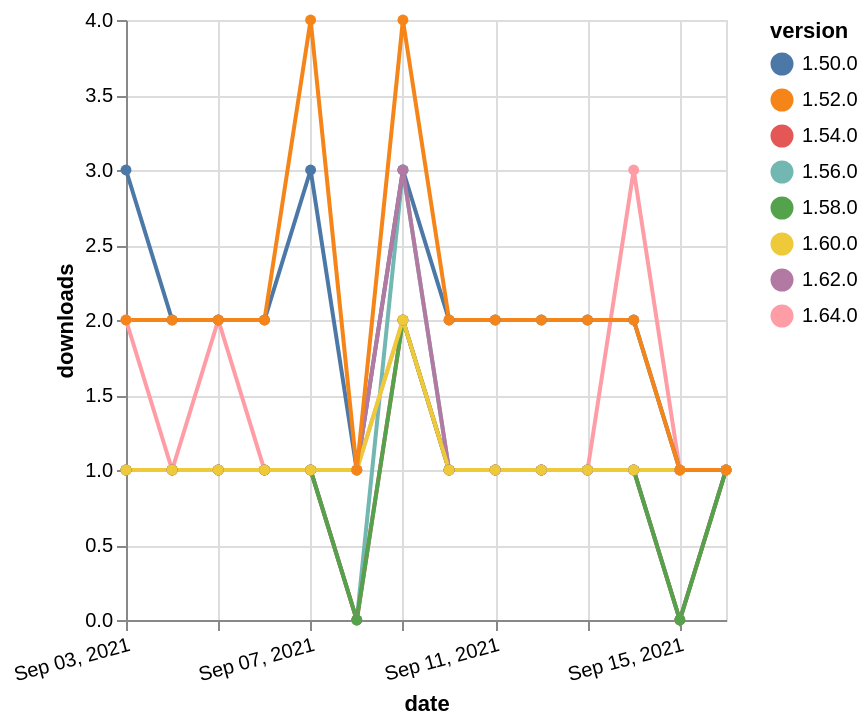

Source (Vega-Lite JSON):
### Vega-Lite specification from a JSON file in a GitHub repository (floating-point values rounded to 4 significant figures)
{"$schema": "https://vega.github.io/schema/vega-lite/v5.json", "description": "A simple bar chart with embedded data.", "data": {"values": [{"date": "2021-09-03", "total": 359, "delta": 1, "version": "1.56.0"}, {"date": "2021-09-04", "total": 360, "delta": 1, "version": "1.56.0"}, {"date": "2021-09-05", "total": 361, "delta": 1, "version": "1.56.0"}, {"date": "2021-09-06", "total": 362, "delta": 1, "version": "1.56.0"}, {"date": "2021-09-07", "total": 363, "delta": 1, "version": "1.56.0"}, {"date": "2021-09-08", "total": 363, "delta": 0, "version": "1.56.0"}, {"date": "2021-09-09", "total": 366, "delta": 3, "version": "1.56.0"}, {"date": "2021-09-10", "total": 367, "delta": 1, "version": "1.56.0"}, {"date": "2021-09-11", "total": 368, "delta": 1, "version": "1.56.0"}, {"date": "2021-09-12", "total": 369, "delta": 1, "version": "1.56.0"}, {"date": "2021-09-13", "total": 370, "delta": 1, "version": "1.56.0"}, {"date": "2021-09-14", "total": 371, "delta": 1, "version": "1.56.0"}, {"date": "2021-09-15", "total": 371, "delta": 0, "version": "1.56.0"}, {"date": "2021-09-16", "total": 372, "delta": 1, "version": "1.56.0"}, {"date": "2021-09-03", "total": 130, "delta": 2, "version": "1.64.0"}, {"date": "2021-09-04", "total": 131, "delta": 1, "version": "1.64.0"}, {"date": "2021-09-05", "total": 133, "delta": 2, "version": "1.64.0"}, {"date": "2021-09-06", "total": 134, "delta": 1, "version": "1.64.0"}, {"date": "2021-09-07", "total": 135, "delta": 1, "version": "1.64.0"}, {"date": "2021-09-08", "total": 136, "delta": 1, "version": "1.64.0"}, {"date": "2021-09-09", "total": 138, "delta": 2, "version": "1.64.0"}, {"date": "2021-09-10", "total": 139, "delta": 1, "version": "1.64.0"}, {"date": "2021-09-11", "total": 140, "delta": 1, "version": "1.64.0"}, {"date": "2021-09-12", "total": 141, "delta": 1, "version": "1.64.0"}, {"date": "2021-09-13", "total": 142, "delta": 1, "version": "1.64.0"}, {"date": "2021-09-14", "total": 145, "delta": 3, "version": "1.64.0"}, {"date": "2021-09-15", "total": 146, "delta": 1, "version": "1.64.0"}, {"date": "2021-09-16", "total": 147, "delta": 1, "version": "1.64.0"}, {"date": "2021-09-03", "total": 252, "delta": 1, "version": "1.54.0"}, {"date": "2021-09-04", "total": 253, "delta": 1, "version": "1.54.0"}, {"date": "2021-09-05", "total": 254, "delta": 1, "version": "1.54.0"}, {"date": "2021-09-06", "total": 255, "delta": 1, "version": "1.54.0"}, {"date": "2021-09-07", "total": 256, "delta": 1, "version": "1.54.0"}, {"date": "2021-09-08", "total": 256, "delta": 0, "version": "1.54.0"}, {"date": "2021-09-09", "total": 258, "delta": 2, "version": "1.54.0"}, {"date": "2021-09-10", "total": 259, "delta": 1, "version": "1.54.0"}, {"date": "2021-09-11", "total": 260, "delta": 1, "version": "1.54.0"}, {"date": "2021-09-12", "total": 261, "delta": 1, "version": "1.54.0"}, {"date": "2021-09-13", "total": 262, "delta": 1, "version": "1.54.0"}, {"date": "2021-09-14", "total": 263, "delta": 1, "version": "1.54.0"}, {"date": "2021-09-15", "total": 263, "delta": 0, "version": "1.54.0"}, {"date": "2021-09-16", "total": 264, "delta": 1, "version": "1.54.0"}, {"date": "2021-09-03", "total": 191, "delta": 1, "version": "1.58.0"}, {"date": "2021-09-04", "total": 192, "delta": 1, "version": "1.58.0"}, {"date": "2021-09-05", "total": 193, "delta": 1, "version": "1.58.0"}, {"date": "2021-09-06", "total": 194, "delta": 1, "version": "1.58.0"}, {"date": "2021-09-07", "total": 195, "delta": 1, "version": "1.58.0"}, {"date": "2021-09-08", "total": 195, "delta": 0, "version": "1.58.0"}, {"date": "2021-09-09", "total": 197, "delta": 2, "version": "1.58.0"}, {"date": "2021-09-10", "total": 198, "delta": 1, "version": "1.58.0"}, {"date": "2021-09-11", "total": 199, "delta": 1, "version": "1.58.0"}, {"date": "2021-09-12", "total": 200, "delta": 1, "version": "1.58.0"}, {"date": "2021-09-13", "total": 201, "delta": 1, "version": "1.58.0"}, {"date": "2021-09-14", "total": 202, "delta": 1, "version": "1.58.0"}, {"date": "2021-09-15", "total": 202, "delta": 0, "version": "1.58.0"}, {"date": "2021-09-16", "total": 203, "delta": 1, "version": "1.58.0"}, {"date": "2021-09-03", "total": 2356, "delta": 3, "version": "1.50.0"}, {"date": "2021-09-04", "total": 2358, "delta": 2, "version": "1.50.0"}, {"date": "2021-09-05", "total": 2360, "delta": 2, "version": "1.50.0"}, {"date": "2021-09-06", "total": 2362, "delta": 2, "version": "1.50.0"}, {"date": "2021-09-07", "total": 2365, "delta": 3, "version": "1.50.0"}, {"date": "2021-09-08", "total": 2366, "delta": 1, "version": "1.50.0"}, {"date": "2021-09-09", "total": 2369, "delta": 3, "version": "1.50.0"}, {"date": "2021-09-10", "total": 2371, "delta": 2, "version": "1.50.0"}, {"date": "2021-09-11", "total": 2373, "delta": 2, "version": "1.50.0"}, {"date": "2021-09-12", "total": 2375, "delta": 2, "version": "1.50.0"}, {"date": "2021-09-13", "total": 2377, "delta": 2, "version": "1.50.0"}, {"date": "2021-09-14", "total": 2379, "delta": 2, "version": "1.50.0"}, {"date": "2021-09-15", "total": 2380, "delta": 1, "version": "1.50.0"}, {"date": "2021-09-16", "total": 2381, "delta": 1, "version": "1.50.0"}, {"date": "2021-09-03", "total": 205, "delta": 1, "version": "1.62.0"}, {"date": "2021-09-04", "total": 206, "delta": 1, "version": "1.62.0"}, {"date": "2021-09-05", "total": 207, "delta": 1, "version": "1.62.0"}, {"date": "2021-09-06", "total": 208, "delta": 1, "version": "1.62.0"}, {"date": "2021-09-07", "total": 209, "delta": 1, "version": "1.62.0"}, {"date": "2021-09-08", "total": 210, "delta": 1, "version": "1.62.0"}, {"date": "2021-09-09", "total": 213, "delta": 3, "version": "1.62.0"}, {"date": "2021-09-10", "total": 214, "delta": 1, "version": "1.62.0"}, {"date": "2021-09-11", "total": 215, "delta": 1, "version": "1.62.0"}, {"date": "2021-09-12", "total": 216, "delta": 1, "version": "1.62.0"}, {"date": "2021-09-13", "total": 217, "delta": 1, "version": "1.62.0"}, {"date": "2021-09-14", "total": 218, "delta": 1, "version": "1.62.0"}, {"date": "2021-09-15", "total": 219, "delta": 1, "version": "1.62.0"}, {"date": "2021-09-16", "total": 220, "delta": 1, "version": "1.62.0"}, {"date": "2021-09-03", "total": 172, "delta": 1, "version": "1.60.0"}, {"date": "2021-09-04", "total": 173, "delta": 1, "version": "1.60.0"}, {"date": "2021-09-05", "total": 174, "delta": 1, "version": "1.60.0"}, {"date": "2021-09-06", "total": 175, "delta": 1, "version": "1.60.0"}, {"date": "2021-09-07", "total": 176, "delta": 1, "version": "1.60.0"}, {"date": "2021-09-08", "total": 177, "delta": 1, "version": "1.60.0"}, {"date": "2021-09-09", "total": 179, "delta": 2, "version": "1.60.0"}, {"date": "2021-09-10", "total": 180, "delta": 1, "version": "1.60.0"}, {"date": "2021-09-11", "total": 181, "delta": 1, "version": "1.60.0"}, {"date": "2021-09-12", "total": 182, "delta": 1, "version": "1.60.0"}, {"date": "2021-09-13", "total": 183, "delta": 1, "version": "1.60.0"}, {"date": "2021-09-14", "total": 184, "delta": 1, "version": "1.60.0"}, {"date": "2021-09-15", "total": 185, "delta": 1, "version": "1.60.0"}, {"date": "2021-09-16", "total": 186, "delta": 1, "version": "1.60.0"}, {"date": "2021-09-03", "total": 2524, "delta": 2, "version": "1.52.0"}, {"date": "2021-09-04", "total": 2526, "delta": 2, "version": "1.52.0"}, {"date": "2021-09-05", "total": 2528, "delta": 2, "version": "1.52.0"}, {"date": "2021-09-06", "total": 2530, "delta": 2, "version": "1.52.0"}, {"date": "2021-09-07", "total": 2534, "delta": 4, "version": "1.52.0"}, {"date": "2021-09-08", "total": 2535, "delta": 1, "version": "1.52.0"}, {"date": "2021-09-09", "total": 2539, "delta": 4, "version": "1.52.0"}, {"date": "2021-09-10", "total": 2541, "delta": 2, "version": "1.52.0"}, {"date": "2021-09-11", "total": 2543, "delta": 2, "version": "1.52.0"}, {"date": "2021-09-12", "total": 2545, "delta": 2, "version": "1.52.0"}, {"date": "2021-09-13", "total": 2547, "delta": 2, "version": "1.52.0"}, {"date": "2021-09-14", "total": 2549, "delta": 2, "version": "1.52.0"}, {"date": "2021-09-15", "total": 2550, "delta": 1, "version": "1.52.0"}, {"date": "2021-09-16", "total": 2551, "delta": 1, "version": "1.52.0"}]}, "width": "container", "mark": {"type": "line", "point": {"filled": true}}, "encoding": {"x": {"field": "date", "type": "temporal", "timeUnit": "yearmonthdate", "title": "date", "axis": {"labelAngle": -15}}, "y": {"field": "delta", "type": "quantitative", "title": "downloads"}, "color": {"field": "version", "type": "nominal"}, "tooltip": {"field": "delta"}}}
